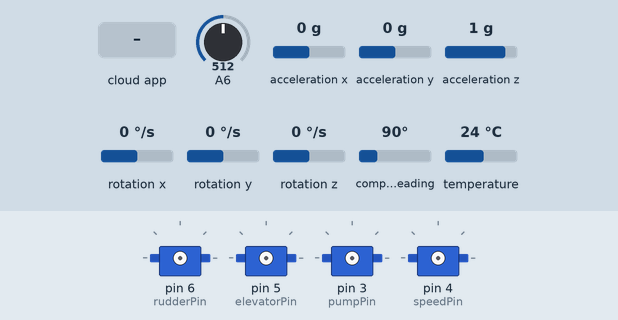
Recording of a sketch running on a simulated Arduino Mega 2560, built with avr-gcc and run on an emulated ATmega2560. Parts: 4 × servo. The inputs (shaded band) are chosen by the test bench; at power-on: A6 = 512, acceleration x 0 g, acceleration y 0 g, acceleration z 1 g, rotation x 0 °/s, rotation y 0 °/s, rotation z 0 °/s, compass heading 90°, temperature 24 °C. The ROS host is connected and sends only what is stated.

Above: at 2.3 s.
2.4 s: the phone or cloud app sets servo_rudder to 0
4.6 s: the phone or cloud app sets servo_elevator to 0
6.1 s: the phone or cloud app sets water_pump to 0
7.7 s: the phone or cloud app sets speed_control to 0
9.2 s: the phone or cloud app sets servo_rudder to 45
At 10.3 s:
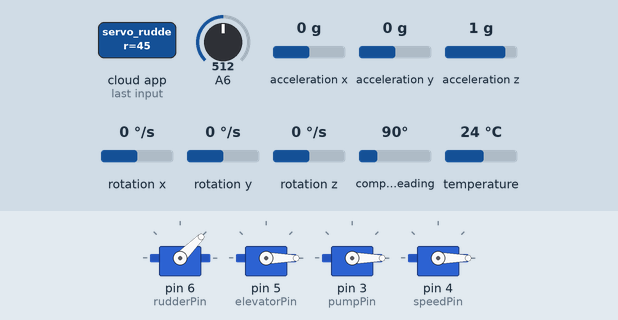
10.8 s: the phone or cloud app sets servo_elevator to 45
At 12.3 s:
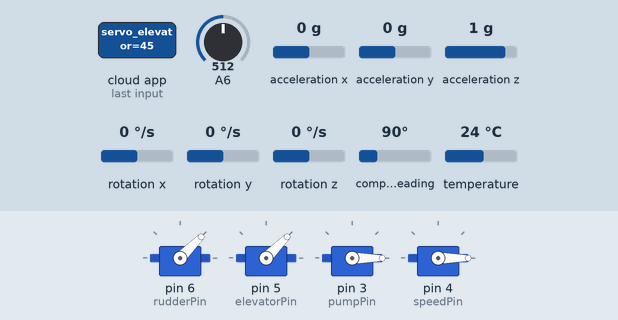
Timing chart, 0 to 13.4 s (numbered marks = the images above; inputs shaded):
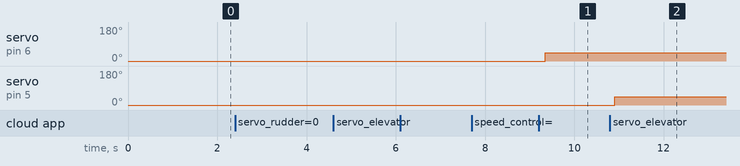

Measured:
- after the input at 9.2 s, servo on pin 6 (rudderPin): 0° → 45° after 0.15 s
- after the input at 10.8 s, servo on pin 5 (elevatorPin): 0° → 45° after 0.10 s

The sketch:

Neptune_Publisher_Subscriber.ino
```cpp
/*
 * rosserial Subscriber and Publisher fo Neptune
 *                  Ver.1.0 Written by Bitto Joseph
 *                  17.12.2020
 */

#define USE_USBCON

#if (ARDUINO >= 100)
 #include <Arduino.h>
#else
 #include <WProgram.h>
#endif

#include <ros.h>
#include <std_msgs/UInt16.h>
#include <std_msgs/Float32.h>
#include <std_msgs/String.h>
#include <OneWire.h>
#include <DallasTemperature.h>
#include "MPU9250.h"
#include <Servo.h>
ros::NodeHandle  nh;

// Servo conigurations are ported from Arduino
// Only the ports are changed
Servo servo_rudder;
Servo servo_elevator;
Servo water_pump;
Servo speed_control;
Servo camera_led;

// Define all the pins
#define pumpPin 3
#define speedPin 4
#define elevatorPin 5
#define rudderPin 6
#define batteryPinAhoi 20
#define batteryTrigPinAhoi 8
#define batteryPinMotors 21
#define batteryTrigPinMotors 7
#define pressurePin 22
#define temperatureBus 23

/********************************************************************/
// Setup a oneWire instance to communicate with any OneWire devices
// (not just Maxim/Dallas temperature ICs)
OneWire oneWire(temperatureBus);
/********************************************************************/
// Pass our oneWire reference to Dallas Temperature.
DallasTemperature Tsensors(&oneWire);

//imu object
MPU9250 mpu;

void servo_rudder_cb( const std_msgs::UInt16& cmd_msg){
  servo_rudder.attach(rudderPin); //attach it to pin 6 of teensy
  servo_rudder.write(cmd_msg.data); //
  //servo_rudder.detach(); //detach from pin 6
}

void servo_elevator_cb( const std_msgs::UInt16& cmd_msg){
  servo_elevator.attach(elevatorPin); //attach it to pin 5 of teensy
  servo_elevator.write(cmd_msg.data); //
  //servo_elevator.detach(); //detach from pin 9
}

void water_pump_cb( const std_msgs::UInt16& cmd_msg){
  water_pump.attach(pumpPin); //attach it to pin 3 of teensy
  if (cmd_msg.data >= 170){
    water_pump.write(170);
  }else{
  water_pump.write(cmd_msg.data); //
  }
  //water_pump.detach(); //detach from pin 11
}

void speed_control_cb( const std_msgs::UInt16& cmd_msg){
  speed_control.attach(speedPin); //attach it to pin 4 of teensy
  speed_control.write(cmd_msg.data); //
  //speed_control.detach(); //detach from pin 10
}

// Led is not connected for the time being
/*
void camera_led_cb( const std_msgs::UInt16& cmd_msg){
  camera_led.attach(13); //attach it to pin 13
  camera_led.write(cmd_msg.data); //
  //camera_led.detach(); //detach from pin 13
}
*/

ros::Subscriber<std_msgs::UInt16> sub_1("servo_rudder", servo_rudder_cb);
ros::Subscriber<std_msgs::UInt16> sub_2("servo_elevator", servo_elevator_cb);
ros::Subscriber<std_msgs::UInt16> sub_3("water_pump", water_pump_cb);
ros::Subscriber<std_msgs::UInt16> sub_4("speed_control", speed_control_cb);
// ros::Subscriber<std_msgs::UInt16> sub_5("camera_led", camera_led_cb);


std_msgs::Float32 temp_msg;
ros::Publisher pub_temp("temperature", &temp_msg);

std_msgs::Float32 pitch_msg;
ros::Publisher pub_pitch("pitch", &pitch_msg);

std_msgs::Float32 yaw_msg;
ros::Publisher pub_yaw("yaw", &yaw_msg);

std_msgs::UInt16 pressure_msg;
ros::Publisher pub_pressure("pressure", &pressure_msg);

std_msgs::UInt16 batteryMotor_msg;
ros::Publisher pub_batteryMotor("batteryMotors", &batteryMotor_msg);

std_msgs::UInt16 batteryAhoi_msg;
ros::Publisher pub_batteryAhoi("batteryAhoi", &batteryAhoi_msg);


void setup(){
  nh.initNode();
  nh.subscribe(sub_1);
  nh.subscribe(sub_2);
  nh.subscribe(sub_3);
  nh.subscribe(sub_4);
 //nh.subscribe(sub_5);

  // Publishers
  nh.advertise(pub_temp);
  nh.advertise(pub_pitch);
  nh.advertise(pub_yaw);
  nh.advertise(pub_pressure);
  nh.advertise(pub_batteryMotor);
  nh.advertise(pub_batteryAhoi);

  // Setup temperature sensor
  Tsensors.begin();

  // Setup IMU
  Wire.begin();
  mpu.setup(0x68);
  // Set Biases
  // void setAccBias(const uint8_t i, const float v) {
  //      if (i < 3) accelBias[i] = v;
  // }

  //servo_rudder.attach(6); //attach it to pin 6
  //servo_elevator.attach(9); //attach it to pin 9
  //water_pump.attach(11); //attach it to pin 11
  //speed_control.attach(10); //attach it to pin 10
  //camera_led.attach(13); //attach it to pin 13
}

unsigned long publisher_timer;

void loop(){
  if (millis() > publisher_timer) {
    // Publish temperature readings
    Tsensors.requestTemperatures(); // Send the command to get temperature
    temp_msg.data = Tsensors.getTempCByIndex(0);
    pub_temp.publish(&temp_msg);

    // publish pressure sensor readings
    pressure_msg.data = analogRead(pressurePin);
    pub_pressure.publish(&pressure_msg);

    if (mpu.update()) {
      // publish mpu values if available
      yaw_msg.data = mpu.getYaw();
      pub_yaw.publish(&yaw_msg);
      pitch_msg.data = mpu.getPitch();
      pub_pitch.publish(&pitch_msg);
    }
    publisher_timer = millis() + 5; //publish once every 5 Millisecond
  }
  nh.spinOnce();
  delay(1); // Just for texting. Don't forget to take this away
}
```
